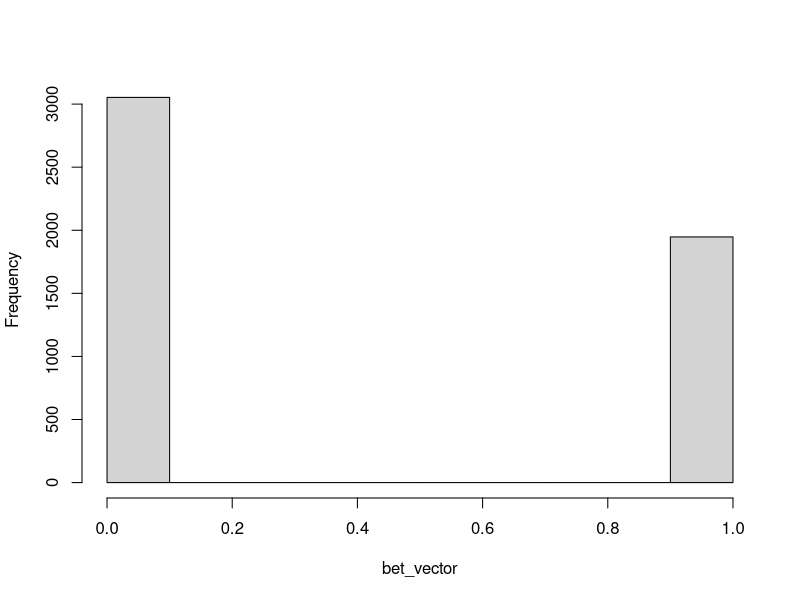

The R script that drew this image:
ruina <- function(money = 100, bet = 5) {
  vec_money <- c(money)
  while (0 < money && money < 200) {
    game <- as.integer(runif(1, 1, 19))
    # print(sprintf("game: %s", game))
    sign <- if (game <= 8) 1 else -1
    money <- money + sign * bet
    vec_money <- append(vec_money, money)
  }
  return(vec_money)
}

# plot(ruina(), type="l", col="blue", xlab="N° de juegos", ylab="Fondos", main="Evolución de los fondos (apuesta = 5)")
# # plot(ruina(bet = 25), type="l", col="blue", xlab="N° de juegos", ylab="Fondos", main="Evolución de los fondos (apuesta = 25)")
# plot(ruina(bet = 50), type="l", col="blue", xlab="N° de juegos", ylab="Fondos", main="Evolución de los fondos (apuesta = 50)")

n_bet <- 5000
bet_val <- 50
bet_vector <- vector(length = n_bet)
for (i in 1:n_bet) {
  final_money <- tail(ruina(bet = bet_val), 1)
  if (final_money <= 0) {
    win <- 0
  } else if (final_money >= 200) {
    win <- 1
  } else {
    print("Error: Funcion 'ruina' no llega a 0 o 200")
    break
  }
  bet_vector[i] <- win
}
hist(bet_vector, main = sprintf(""))
